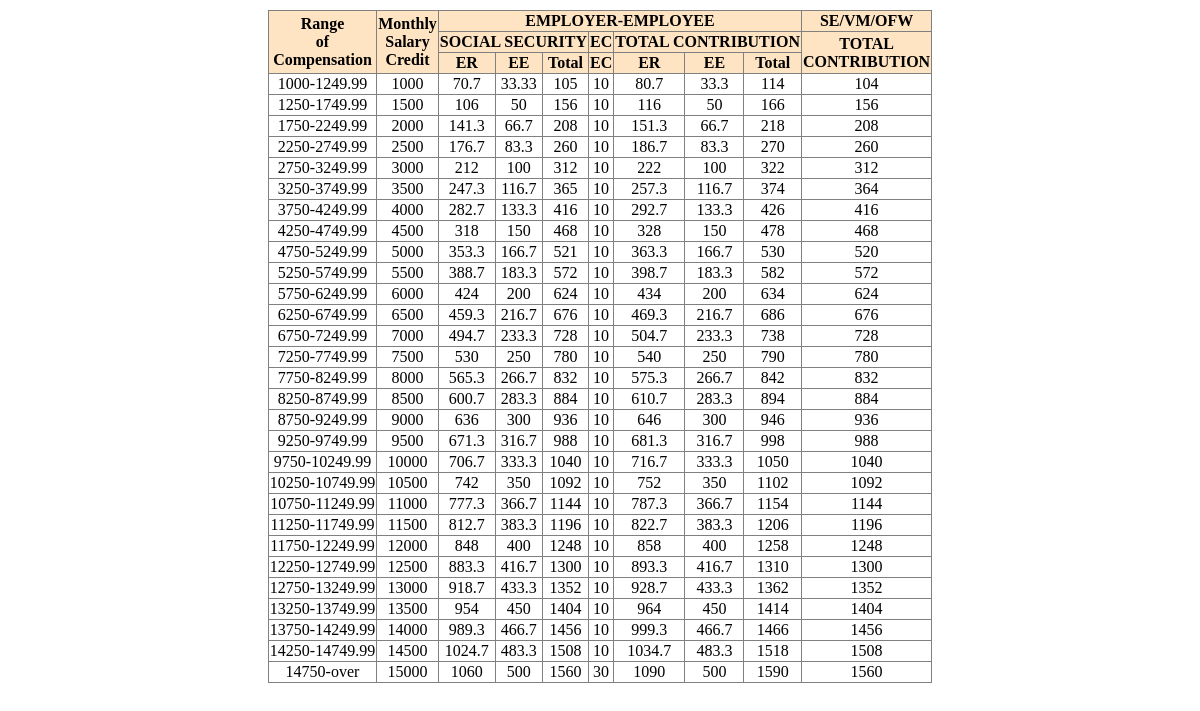
/payroll/index.php/sss/Edit, run on the app's committed database.
### tables this page shows
CREATE TABLE IF NOT EXISTS `sss` (
  `rangel` double NOT NULL,
  `rangeh` double NOT NULL,
  `ser` double NOT NULL,
  `see` double NOT NULL,
  `stotal` double NOT NULL,
  `ecer` double NOT NULL,
  `ter` double NOT NULL,
  `tee` double NOT NULL,
  `ttotal` double NOT NULL,
  `msc` double NOT NULL,
  `totalcont` double NOT NULL,
  `id` int(6) NOT NULL AUTO_INCREMENT,
  PRIMARY KEY (`id`)
);

### payroll/application/controllers/sss.php (called while the page is built, shortened)
<?php if ( ! defined('BASEPATH')) exit('No direct script access allowed');
	class Sss extends CI_Controller{
		function __construct()
		{
			$this->load->helper('url');
		}
		function Edit()
		{
			$this->load->helper('form');
			$this->load->model('Sss_model');
			$data['edit'] = $this->input->post('hidden');
			$data['query'] = $this->Sss_model->Sss_getall();
			$data['trows'] = $this->Sss_model->Sss_numrows();
			$this->load->view('sss_edit',$data);
			$this->load->library('session');
			$this->load->database();
			$this->load->helper(array('form','url'));
		}
}
?>

### payroll/index.php (called while the page is built, shortened)
<?php
require_once BASEPATH.'core/CodeIgniter'.EXT;

### payroll/application/models/sss_model.php (called while the page is built, shortened)
<?php
	class Sss_model extends CI_Model{
		function Sss_getall()
		{
			$query = $this->db->query('SELECT `rangel`,`rangeh`,`msc`,`ser`,`see`,`stotal`,`ecer`,`ter`,`tee`,`ttotal`,`totalcont`,`id` FROM sss GROUP BY `rangel`');
			return $query->result();
		}
		function Sss_numrows()
		{
			$trows = $this->db->query('SELECT `rangel`,`rangeh`,`msc`,`ser`,`see`,`stotal`,`ecer`,`ter`,`tee`,`ttotal`,`totalcont` FROM sss GROUP BY `rangel`');
			return $trows->num_rows();
		}
}
?>

### payroll/application/views/sss_edit.php (the view, shortened to what this page needs)
<html>
<head>
<link rel="stylesheet" type="text/css" href="system/application/views/style.css" media="screen" />
</head>
<body>
<center>
<table id="tabletwo">
	<thead>
	<tr>
		<th colspan="2" rowspan="3">Range<br/> of<br/> Compensation</th>
		<th rowspan="3"> Monthly<br/> Salary<br/> Credit</th>
		<th colspan="7">EMPLOYER-EMPLOYEE</th>
		<th >SE/VM/OFW</th>
		<tr>
		<th colspan="3">SOCIAL SECURITY</th>
		<th >EC</th>
		<th colspan="3">TOTAL CONTRIBUTION</th>
		<th rowspan="2">TOTAL<br/>CONTRIBUTION</th>
		</tr>
		<tr>
		<th>ER</th>
		<th>EE</th>
		<th>Total</th>
		<th>EC</th>
		<th>ER</th>
		<th>EE</th>
		<th>Total</th>
		</tr>
	</tr>
	</thead>
<?php
	$cnt=1;
	foreach($query as $row){
?>
		<?php if ($row->id == $edit)
		{?>
			<tr><?php echo form_open('sss/update');echo form_hidden('hidden',$row->id);?>
			<td><?php echo form_input('rangel',$row->rangel);?></td>
			<td><?php echo form_input('rangeh',$row->rangeh);?></td>
			<td><?php echo form_input('msc',$row->msc);?></td>
			<td><?php echo form_input('ser',$row->ser);?></td>
			<td><?php echo form_input('see',$row->see);?></td>
			<td><?php echo form_input('stotal',$row->stotal);?></td>
			<td><?php echo form_input('ecer',$row->ecer);?></td>
			<td><?php echo form_input('ter',$row->ter);?></td>
			<td><?php echo form_input('tee',$row->tee);?></td>
			<td><?php echo form_input('ttotal',$row->ttotal);?></td>
			<td><?php echo form_input('totalcont',$row->totalcont);?></td>
			<td><?php echo form_submit('mysubmit','Update!');?></td>
			<td><?php echo form_close();?></td></tr>
		<?php
		}
		else
		{?>
		<tr><td colspan="2"><?php if ($cnt==$trows)echo $row->rangel."-over"; else echo $row->rangel."-".$row->rangeh; ?></td>
		<td><?php echo $row->msc; ?></td>
		<td><?php echo $row->ser; ?></td>
		<td><?php echo $row->see; ?></td>
		<td><?php echo $row->stotal; ?></td>
		<td><?php echo $row->ecer; ?></td>
		<td><?php echo $row->ter; ?></td>
		<td><?php echo $row->tee; ?></td>
		<td><?php echo $row->ttotal; ?></td>
		<td><?php echo $row->totalcont;?></td>
		</tr>
		<?php
		}
		$cnt++;
	}
?>
</table>
</body>
</html>

### payroll/css/style.css (style rules this page uses)
table { margin: 10px 50px; border: 1px solid gray; border-collapse: collapse; border-spacing: 0; text-align: center; }
thead { background: bisque; }
td, th { border: 1px solid gray; }

### payroll/application/views/sss_edit.php (style rules this page uses)
table { margin: 10px 50px; border: 1px solid gray; border-collapse: collapse; border-spacing: 0; text-align: center; }
thead { background: bisque; }
td, th { border: 1px solid gray; }

### data on the page
sss: rangel "1000", rangeh "1249.99", msc "1000", ser "70.7", see "33.33", stotal "105", ecer "10", ter "80.7", tee "33.3", ttotal "114", totalcont "104"
sss: rangel "1250", rangeh "1749.99", msc "1500", ser "106", see "50", stotal "156", ecer "10", ter "116", tee "50", ttotal "166", totalcont "156"
sss: rangel "1750", rangeh "2249.99", msc "2000", ser "141.3", see "66.7", stotal "208", ecer "10", ter "151.3", tee "66.7", ttotal "218", totalcont "208"
sss: rangel "2250", rangeh "2749.99", msc "2500", ser "176.7", see "83.3", stotal "260", ecer "10", ter "186.7", tee "83.3", ttotal "270", totalcont "260"
sss: rangel "2750", rangeh "3249.99", msc "3000", ser "212", see "100", stotal "312", ecer "10", ter "222", tee "100", ttotal "322", totalcont "312"
sss: rangel "3250", rangeh "3749.99", msc "3500", ser "247.3", see "116.7", stotal "365", ecer "10", ter "257.3", tee "116.7", ttotal "374", totalcont "364"
sss: rangel "3750", rangeh "4249.99", msc "4000", ser "282.7", see "133.3", stotal "416", ecer "10", ter "292.7", tee "133.3", ttotal "426", totalcont "416"
sss: rangel "4250", rangeh "4749.99", msc "4500", ser "318", see "150", stotal "468", ecer "10", ter "328", tee "150", ttotal "478", totalcont "468"
sss: rangel "4750", rangeh "5249.99", msc "5000", ser "353.3", see "166.7", stotal "521", ecer "10", ter "363.3", tee "166.7", ttotal "530", totalcont "520"
sss: rangel "5250", rangeh "5749.99", msc "5500", ser "388.7", see "183.3", stotal "572", ecer "10", ter "398.7", tee "183.3", ttotal "582", totalcont "572"
sss: rangel "5750", rangeh "6249.99", msc "6000", ser "424", see "200", stotal "624", ecer "10", ter "434", tee "200", ttotal "634", totalcont "624"
sss: rangel "6250", rangeh "6749.99", msc "6500", ser "459.3", see "216.7", stotal "676", ecer "10", ter "469.3", tee "216.7", ttotal "686", totalcont "676"
sss: rangel "6750", rangeh "7249.99", msc "7000", ser "494.7", see "233.3", stotal "728", ecer "10", ter "504.7", tee "233.3", ttotal "738", totalcont "728"
sss: rangel "7250", rangeh "7749.99", msc "7500", ser "530", see "250", stotal "780", ecer "10", ter "540", tee "250", ttotal "790", totalcont "780"
sss: rangel "7750", rangeh "8249.99", msc "8000", ser "565.3", see "266.7", stotal "832", ecer "10", ter "575.3", tee "266.7", ttotal "842", totalcont "832"
sss: rangel "8250", rangeh "8749.99", msc "8500", ser "600.7", see "283.3", stotal "884", ecer "10", ter "610.7", tee "283.3", ttotal "894", totalcont "884"
sss: rangel "8750", rangeh "9249.99", msc "9000", ser "636", see "300", stotal "936", ecer "10", ter "646", tee "300", ttotal "946", totalcont "936"
sss: rangel "9250", rangeh "9749.99", msc "9500", ser "671.3", see "316.7", stotal "988", ecer "10", ter "681.3", tee "316.7", ttotal "998", totalcont "988"
sss: rangel "9750", rangeh "10249.99", msc "10000", ser "706.7", see "333.3", stotal "1040", ecer "10", ter "716.7", tee "333.3", ttotal "1050", totalcont "1040"
sss: rangel "10250", rangeh "10749.99", msc "10500", ser "742", see "350", stotal "1092", ecer "10", ter "752", tee "350", ttotal "1102", totalcont "1092"
sss: rangel "10750", rangeh "11249.99", msc "11000", ser "777.3", see "366.7", stotal "1144", ecer "10", ter "787.3", tee "366.7", ttotal "1154", totalcont "1144"
sss: rangel "11250", rangeh "11749.99", msc "11500", ser "812.7", see "383.3", stotal "1196", ecer "10", ter "822.7", tee "383.3", ttotal "1206", totalcont "1196"
sss: rangel "11750", rangeh "12249.99", msc "12000", ser "848", see "400", stotal "1248", ecer "10", ter "858", tee "400", ttotal "1258", totalcont "1248"
sss: rangel "12250", rangeh "12749.99", msc "12500", ser "883.3", see "416.7", stotal "1300", ecer "10", ter "893.3", tee "416.7", ttotal "1310", totalcont "1300"
sss: rangel "12750", rangeh "13249.99", msc "13000", ser "918.7", see "433.3", stotal "1352", ecer "10", ter "928.7", tee "433.3", ttotal "1362", totalcont "1352"
sss: rangel "13250", rangeh "13749.99", msc "13500", ser "954", see "450", stotal "1404", ecer "10", ter "964", tee "450", ttotal "1414", totalcont "1404"
sss: rangel "13750", rangeh "14249.99", msc "14000", ser "989.3", see "466.7", stotal "1456", ecer "10", ter "999.3", tee "466.7", ttotal "1466", totalcont "1456"
sss: rangel "14250", rangeh "14749.99", msc "14500", ser "1024.7", see "483.3", stotal "1508", ecer "10", ter "1034.7", tee "483.3", ttotal "1518", totalcont "1508"
sss: rangel "14750", msc "15000", ser "1060", see "500", stotal "1560", ecer "30", ter "1090", tee "500", ttotal "1590", totalcont "1560"
